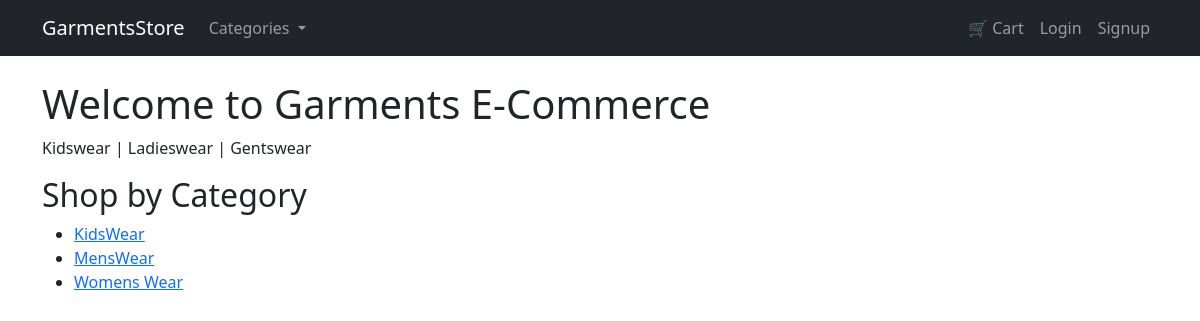
The page / on the database its author committed.
### products/models.py (models this page shows, shortened)
class Category(models.Model):
    name = models.CharField(max_length=100)
    slug = models.SlugField(unique=True)
    parent = models.ForeignKey(
        'self',
        on_delete=models.CASCADE,
        null=True,
        blank=True,
        related_name='subcategories'
    )

### core/views.py (the view)
# urls.py: 2. Add a URL to urlpatterns:  path('', views.home, name='home')
def home(request):
    categories = Category.objects.filter(parent__isnull=True)
    return render(request, 'home.html', {'categories': categories})

### templates/home.html (shortened to what this page needs)
{% extends 'base.html' %}
{% block content %}
    <h1>Welcome to Garments E-Commerce</h1>
    <p>Kidswear | Ladieswear | Gentswear</p>
    <h2>Shop by Category</h2>
<ul>
    {% for cat in categories %}
        <li>
            <a href="{% url 'products:category_products' cat.slug %}">
                {{ cat.name }}
            </a>
        </li>
    {% endfor %}
</ul>
{% endblock %}

### rows shown on the page
Category: name "KidsWear"
Category: name "MensWear"
Category: name "Womens Wear"
